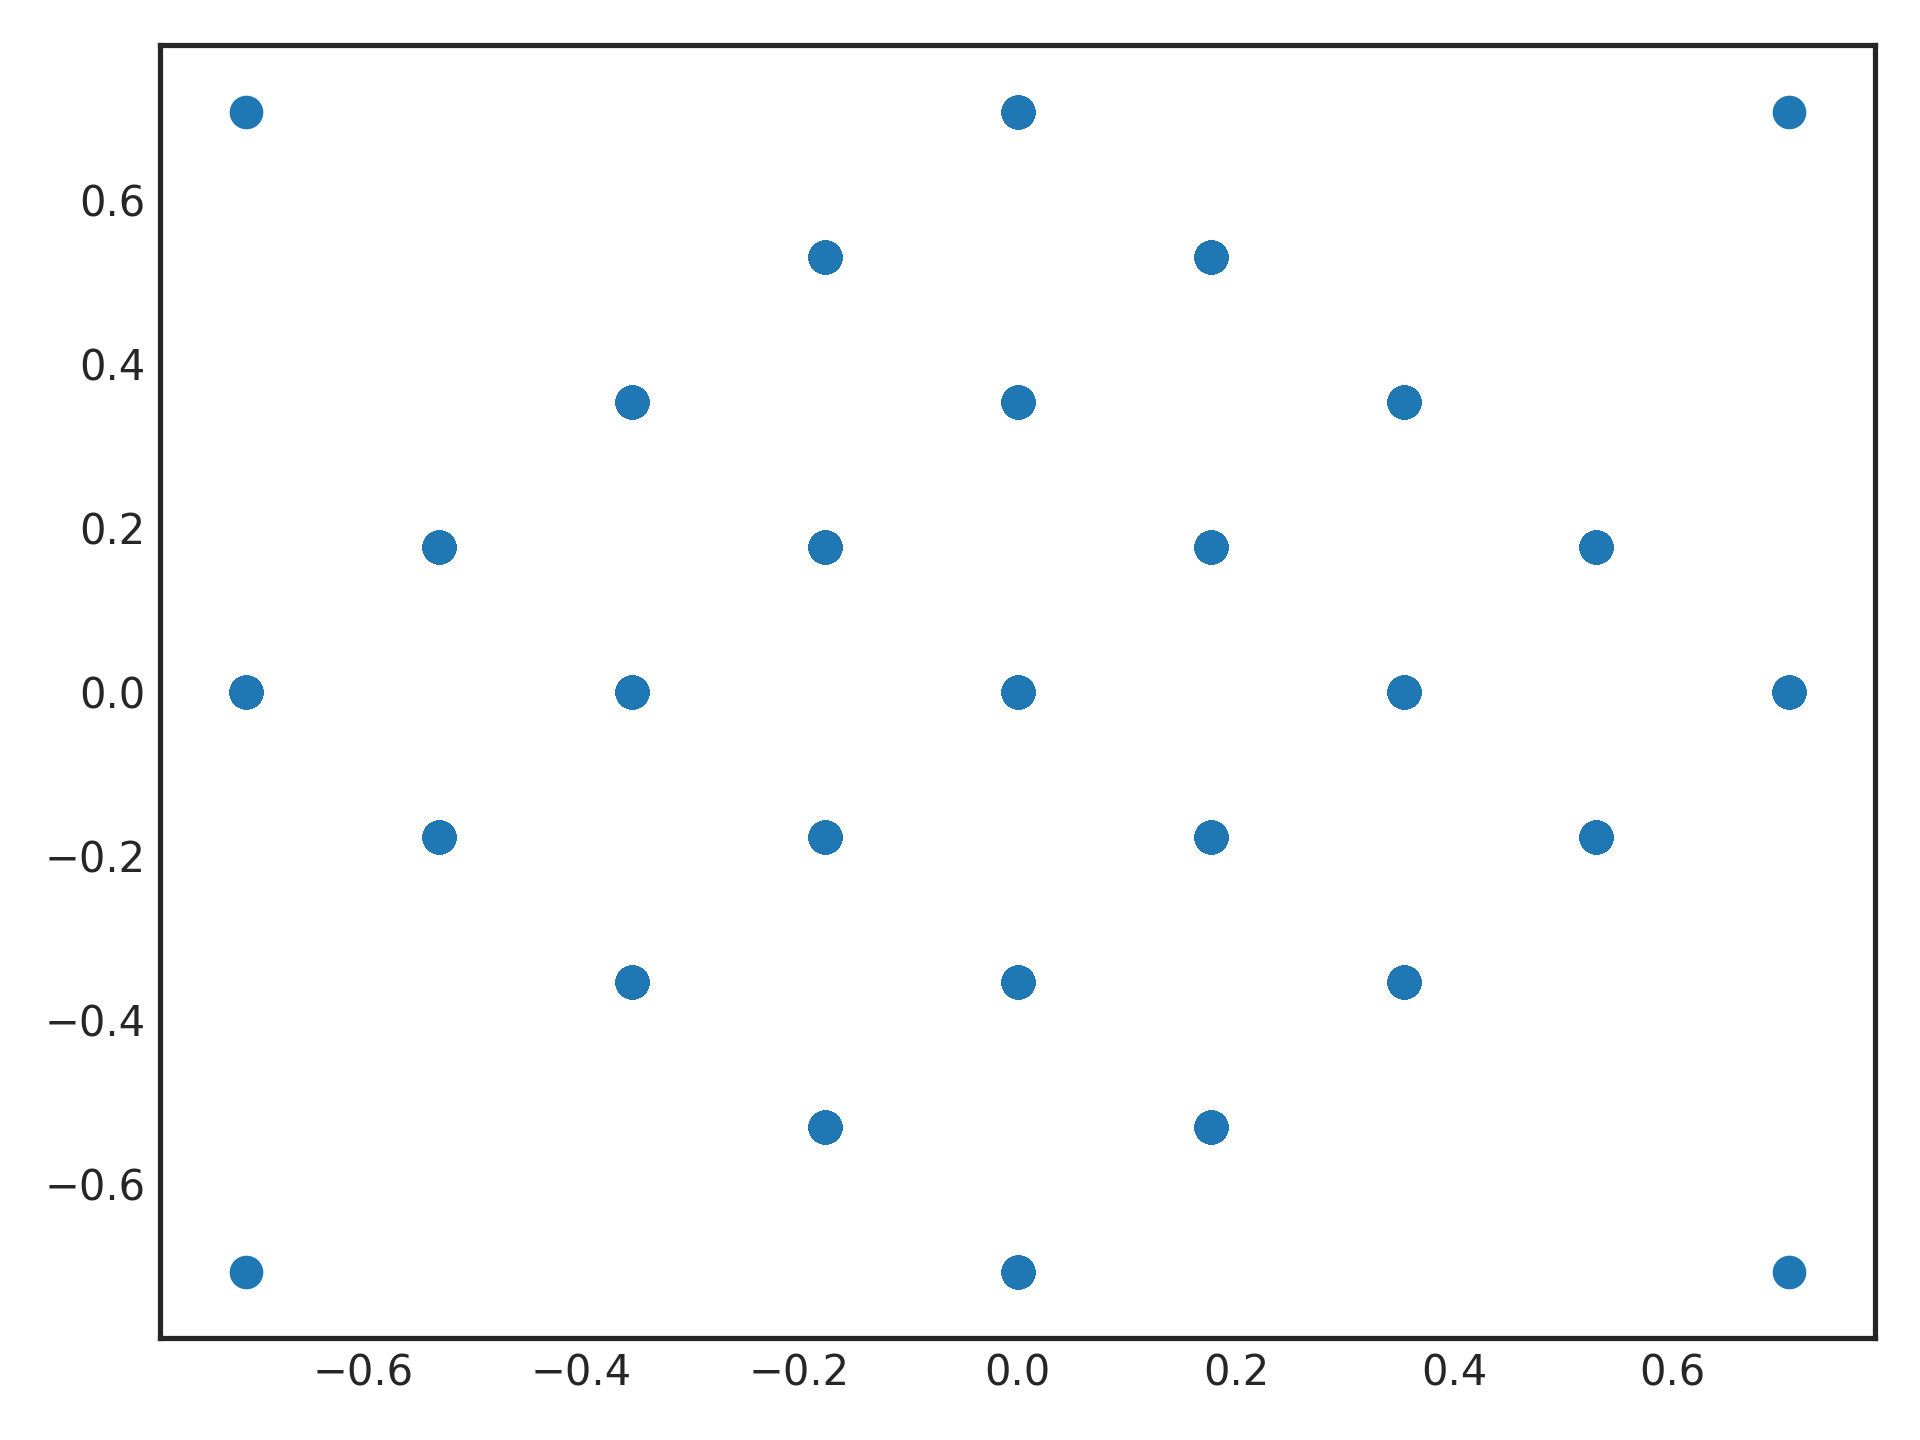

Write Python code to recreate this figure.
from nengolib.stats import leech_kissing
pts = leech_kissing()

# We can visualize some of the lattice structure by projections into two
# dimensions. This scatter plot will look the same regardless of which
# two coordinates are chosen.

import matplotlib.pyplot as plt
plt.scatter(pts[:, 0], pts[:, 1], s=50)
plt.show()
